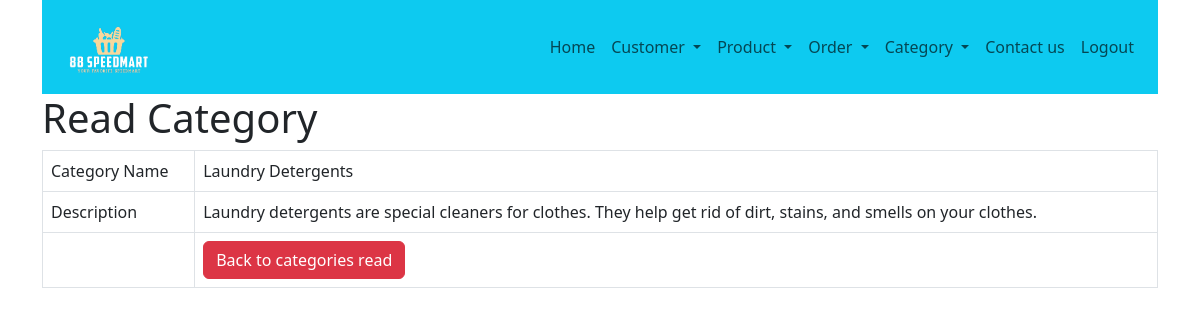
The app's page /categories_read_one.php?id=2 (signed in) with its own data.
### tables this page shows
CREATE TABLE IF NOT EXISTS `categories` (
  `id` int NOT NULL AUTO_INCREMENT,
  `categories_name` varchar(128) NOT NULL,
  `description` text NOT NULL,
  PRIMARY KEY (`id`)
);

### categories_read_one.php (the view, shortened to what this page needs)
<!DOCTYPE HTML>
<html>
<head>
    <link href="https://cdn.jsdelivr.net/npm/bootstrap@5.3.0/dist/css/bootstrap.min.css" rel="stylesheet">
</head>
<body>
    <div class="container">
        <?php
        include 'menu/navigation.php';
        ?>
        <div class="page-header">
            <h1>Read Category</h1>
        </div>
        <?php
        $id = isset($_GET['id']) ? $_GET['id'] : die('ERROR: Record ID not found.');
        include 'config/database.php';
        try {
            $query = "SELECT id, categories_name, description FROM categories WHERE id = :id ";
            $stmt = $con->prepare($query);
            $stmt->bindParam(":id", $id);
            $stmt->execute();
            $row = $stmt->fetch(PDO::FETCH_ASSOC);
            $name = $row['categories_name'];
            $description = $row['description'];
        }
        catch (PDOException $exception) {
            die('ERROR: ' . $exception->getMessage());
        }
        ?>
        <table class='table table-hover table-responsive table-bordered'>
        <tr>
                    <td>Category Name</td>
                    <td><?php echo htmlspecialchars($name, ENT_QUOTES);  ?></td>
                </tr>
                <tr>
                    <td>Description</td>
                    <td><?php echo htmlspecialchars($description, ENT_QUOTES);  ?></td>
                </tr>
                <tr>
                <td></td>
                <td>
                    <a href='categories_read.php' class='btn btn-danger'>Back to categories read</a>
                </td>
            </tr>
        </table>
    </div>
</body>
</html>

### records on screen
categories: categories_name "Laundry Detergents", description "Laundry detergents are special cleaners for clothes. They help get rid of dirt, stains, and smells on your clothes."
